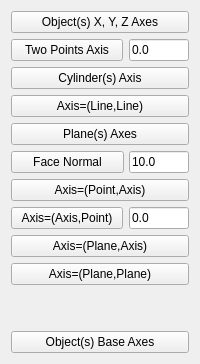
             <widget class="QWidget" name="Axis_Tab">
              <attribute name="icon">
               <iconset>
                <normaloff>Icons/WF_axis.svg</normaloff>Icons/WF_axis.svg</iconset>
              </attribute>
              <attribute name="title">
               <string>Axis</string>
              </attribute>
              <layout class="QGridLayout" name="gridLayout">
               <item row="1" column="0">
                <layout class="QHBoxLayout" name="horizontalLayout_2">
                 <item>
                  <widget class="QPushButton" name="button_twopoints_axis">
                   <property name="sizePolicy">
                    <sizepolicy hsizetype="Expanding" vsizetype="Minimum">
                     <horstretch>0</horstretch>
                     <verstretch>0</verstretch>
                    </sizepolicy>
                   </property>
                   <property name="toolTip">
                    <string>Create an Axis crossing 2 Points.</string>
                   </property>
                   <property name="text">
                    <string>Two Points Axis</string>
                   </property>
                   <property name="icon">
                    <iconset>
                     <normaloff>Icons/WF_2pointsLine.svg</normaloff>Icons/WF_2pointsLine.svg</iconset>
                   </property>
                   <property name="iconSize">
                    <size>
                     <width>32</width>
                     <height>32</height>
                    </size>
                   </property>
                  </widget>
                 </item>
                 <item>
                  <widget class="QLineEdit" name="extension_twopoints_axis">
                   <property name="maximumSize">
                    <size>
                     <width>60</width>
                     <height>16777215</height>
                    </size>
                   </property>
                   <property name="toolTip">
                    <string>Distance for the extensions on extrema</string>
                   </property>
                   <property name="text">
                    <string>0.0</string>
                   </property>
                  </widget>
                 </item>
                </layout>
               </item>
               <item row="2" column="0">
                <widget class="QPushButton" name="button_cylinder_axis">
                 <property name="toolTip">
                  <string>Create the Axis of a Cylinder.</string>
                 </property>
                 <property name="text">
                  <string>Cylinder(s) Axis</string>
                 </property>
                 <property name="icon">
                  <iconset>
                   <normaloff>Icons/WF_cylinderAxis.svg</normaloff>Icons/WF_cylinderAxis.svg</iconset>
                 </property>
                 <property name="iconSize">
                  <size>
                   <width>32</width>
                   <height>32</height>
                  </size>
                 </property>
                </widget>
               </item>
               <item row="11" column="0">
                <widget class="QPushButton" name="button_object_base_axes">
                 <property name="toolTip">
                  <string>Create 3 Axes at Base location of all selected Object(s).</string>
                 </property>
                 <property name="text">
                  <string>Object(s) Base Axes</string>
                 </property>
                 <property name="icon">
                  <iconset>
                   <normaloff>Icons/WF_baseObjectsAxes.svg</normaloff>Icons/WF_baseObjectsAxes.svg</iconset>
                 </property>
                 <property name="iconSize">
                  <size>
                   <width>32</width>
                   <height>32</height>
                  </size>
                 </property>
                </widget>
               </item>
               <item row="6" column="0">
                <widget class="QPushButton" name="button_point_line_axis">
                 <property name="toolTip">
                  <string>Create an Axis parallel to an Axis and crossing a Point.</string>
                 </property>
                 <property name="text">
                  <string>Axis=(Point,Axis)</string>
                 </property>
                 <property name="icon">
                  <iconset>
                   <normaloff>Icons/WF_pointLineAxis.svg</normaloff>Icons/WF_pointLineAxis.svg</iconset>
                 </property>
                 <property name="iconSize">
                  <size>
                   <width>32</width>
                   <height>32</height>
                  </size>
                 </property>
                </widget>
               </item>
               <item row="7" column="0">
                <layout class="QHBoxLayout" name="horizontalLayout_7">
                 <item>
                  <widget class="QPushButton" name="button_line_point_axis">
                   <property name="sizePolicy">
                    <sizepolicy hsizetype="Expanding" vsizetype="Minimum">
                     <horstretch>0</horstretch>
                     <verstretch>0</verstretch>
                    </sizepolicy>
                   </property>
                   <property name="toolTip">
                    <string>Create an Axis perpendicular to an Axis and crossing a Point.</string>
                   </property>
                   <property name="text">
                    <string>Axis=(Axis,Point)</string>
                   </property>
                   <property name="icon">
                    <iconset>
                     <normaloff>Icons/WF_linePointAxis.svg</normaloff>Icons/WF_linePointAxis.svg</iconset>
                   </property>
                   <property name="iconSize">
                    <size>
                     <width>32</width>
                     <height>32</height>
                    </size>
                   </property>
                  </widget>
                 </item>
                 <item>
                  <widget class="QLineEdit" name="extension_line_point_axis">
                   <property name="maximumSize">
                    <size>
                     <width>60</width>
                     <height>16777215</height>
                    </size>
                   </property>
                   <property name="toolTip">
                    <string>Distance for the extensions on extrema.</string>
                   </property>
                   <property name="text">
                    <string>0.0</string>
                   </property>
                  </widget>
                 </item>
                </layout>
               </item>
               <item row="5" column="0">
                <layout class="QHBoxLayout" name="horizontalLayout_5">
                 <property name="spacing">
                  <number>5</number>
                 </property>
                 <item>
                  <widget class="QPushButton" name="button_face_normal">
                   <property name="sizePolicy">
                    <sizepolicy hsizetype="Expanding" vsizetype="Fixed">
                     <horstretch>0</horstretch>
                     <verstretch>0</verstretch>
                    </sizepolicy>
                   </property>
                   <property name="toolTip">
                    <string>Create a normal Axis at click location of a Face.
Click first in the view to select and object,
then push the button, 
then click on a location on the selected object.</string>
                   </property>
                   <property name="text">
                    <string>Face Normal</string>
                   </property>
                   <property name="icon">
                    <iconset>
                     <normaloff>Icons/WF_FaceNormal.svg</normaloff>Icons/WF_FaceNormal.svg</iconset>
                   </property>
                   <property name="iconSize">
                    <size>
                     <width>32</width>
                     <height>32</height>
                    </size>
                   </property>
                  </widget>
                 </item>
                 <item>
                  <widget class="QLineEdit" name="extension_face_normal">
                   <property name="minimumSize">
                    <size>
                     <width>40</width>
                     <height>0</height>
                    </size>
                   </property>
                   <property name="maximumSize">
                    <size>
                     <width>60</width>
                     <height>16777215</height>
                    </size>
                   </property>
                   <property name="toolTip">
                    <string>Length of Normal Axis.</string>
                   </property>
                   <property name="text">
                    <string>10.0</string>
                   </property>
                  </widget>
                 </item>
                </layout>
               </item>
               <item row="3" column="0">
                <widget class="QPushButton" name="button_twolines_axis">
                 <property name="toolTip">
                  <string>Create an Axis between 2 Axes.</string>
                 </property>
                 <property name="text">
                  <string>Axis=(Line,Line)</string>
                 </property>
                 <property name="icon">
                  <iconset>
                   <normaloff>Icons/WF_twoLinesAxis.svg</normaloff>Icons/WF_twoLinesAxis.svg</iconset>
                 </property>
                 <property name="iconSize">
                  <size>
                   <width>32</width>
                   <height>32</height>
                  </size>
                 </property>
                </widget>
               </item>
               <item row="0" column="0">
                <widget class="QPushButton" name="button_object_axis">
                 <property name="toolTip">
                  <string>Create 3 Axes at center location of all selected Object(s).</string>
                 </property>
                 <property name="text">
                  <string>Object(s) X, Y, Z Axes</string>
                 </property>
                 <property name="icon">
                  <iconset>
                   <normaloff>Icons/WF_centerObjectsAxes.svg</normaloff>Icons/WF_centerObjectsAxes.svg</iconset>
                 </property>
                 <property name="iconSize">
                  <size>
                   <width>32</width>
                   <height>32</height>
                  </size>
                 </property>
                </widget>
               </item>
               <item row="9" column="0">
                <widget class="QPushButton" name="button_twoplanes_axis">
                 <property name="toolTip">
                  <string>Create an Axis by intersect of 2 Planes.</string>
                 </property>
                 <property name="text">
                  <string>Axis=(Plane,Plane)</string>
                 </property>
                 <property name="icon">
                  <iconset>
                   <normaloff>Icons/WF_2PlanesAxis.svg</normaloff>Icons/WF_2PlanesAxis.svg</iconset>
                 </property>
                 <property name="iconSize">
                  <size>
                   <width>32</width>
                   <height>32</height>
                  </size>
                 </property>
                </widget>
               </item>
               <item row="4" column="0">
                <widget class="QPushButton" name="button_plane_axis">
                 <property name="toolTip">
                  <string>Create 2 Perpendicular Axes at center location of a Plane.</string>
                 </property>
                 <property name="text">
                  <string>Plane(s) Axes</string>
                 </property>
                 <property name="icon">
                  <iconset>
                   <normaloff>Icons/WF_FaceAxis.svg</normaloff>Icons/WF_FaceAxis.svg</iconset>
                 </property>
                 <property name="iconSize">
                  <size>
                   <width>32</width>
                   <height>32</height>
                  </size>
                 </property>
                </widget>
               </item>
               <item row="8" column="0">
                <widget class="QPushButton" name="button_line_plane_axis">
                 <property name="toolTip">
                  <string>Create an Axis on a Plane by projection from anoher Axis.</string>
                 </property>
                 <property name="text">
                  <string>Axis=(Plane,Axis)</string>
                 </property>
                 <property name="icon">
                  <iconset>
                   <normaloff>Icons/WF_linePlaneAxis.svg</normaloff>Icons/WF_linePlaneAxis.svg</iconset>
                 </property>
                 <property name="iconSize">
                  <size>
                   <width>32</width>
                   <height>32</height>
                  </size>
                 </property>
                </widget>
               </item>
               <item row="10" column="0">
                <spacer name="verticalSpacer_5">
                 <property name="orientation">
                  <enum>Qt::Vertical</enum>
                 </property>
                 <property name="sizeHint" stdset="0">
                  <size>
                   <width>20</width>
                   <height>40</height>
                  </size>
                 </property>
                </spacer>
               </item>
              </layout>
             </widget>
